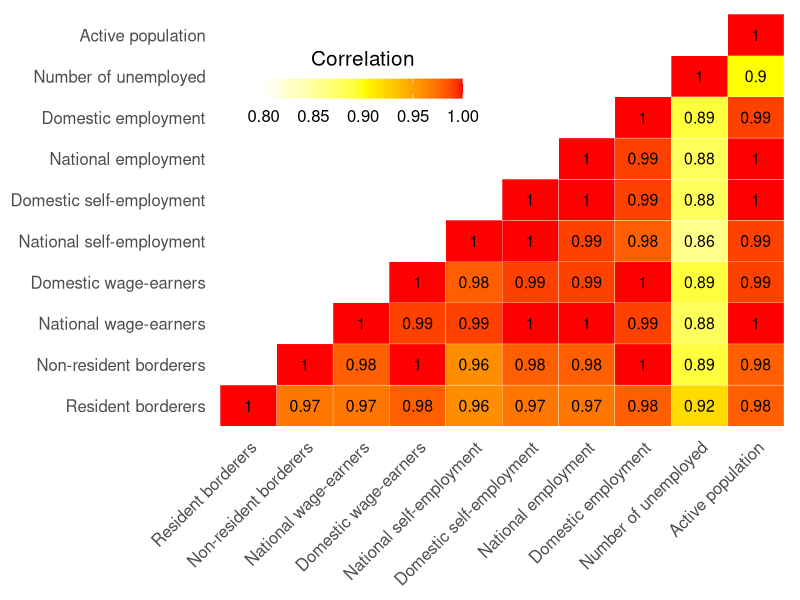
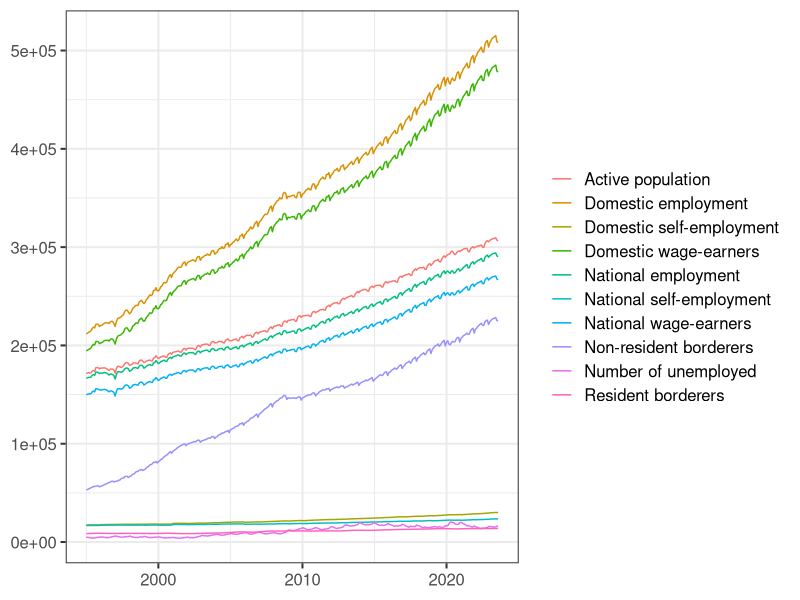
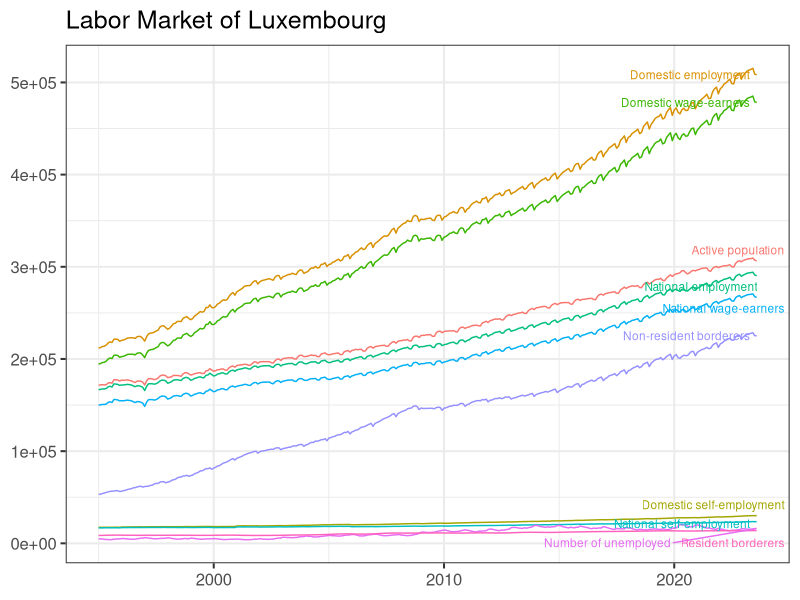
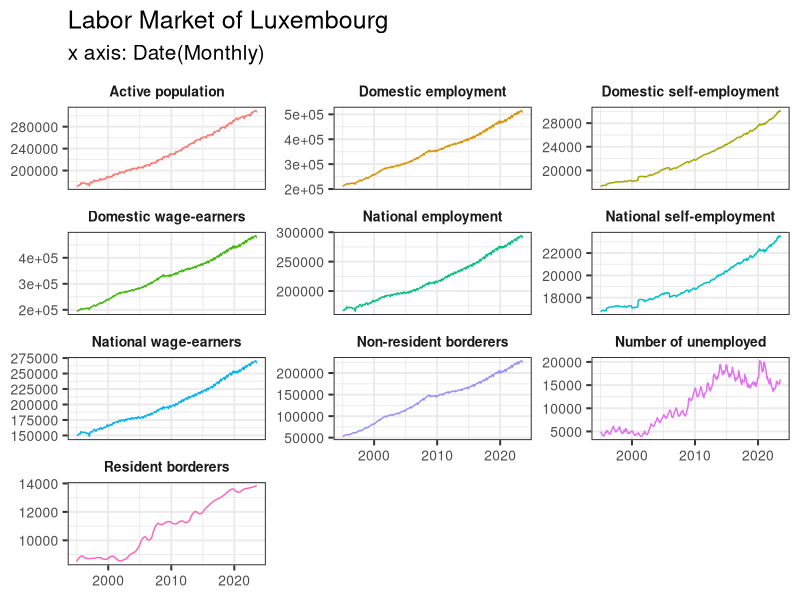
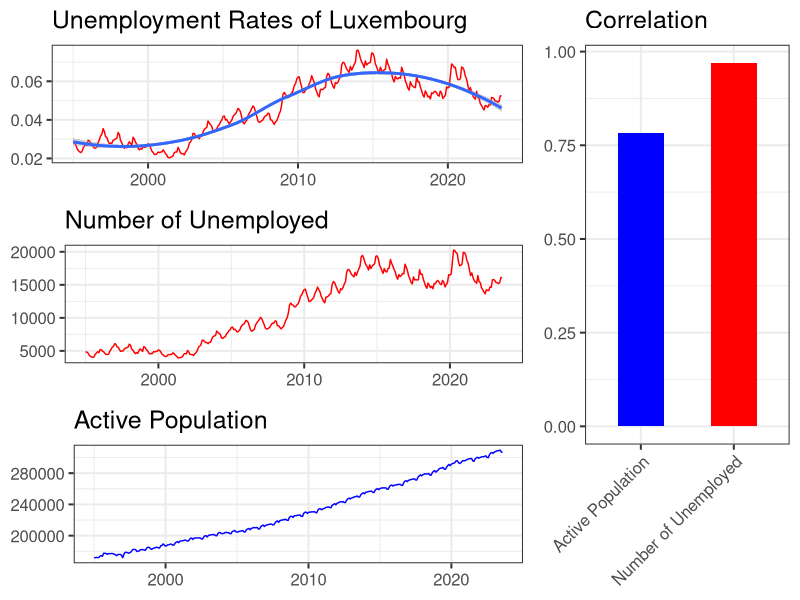
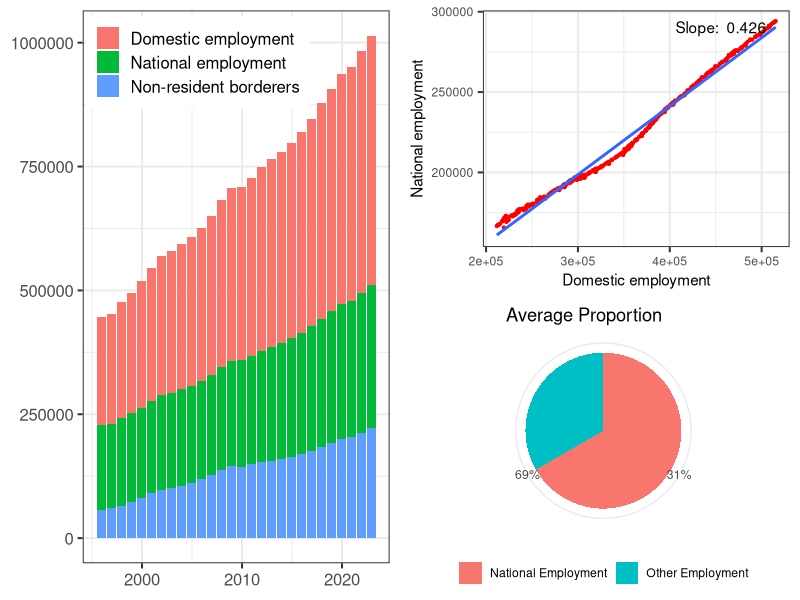
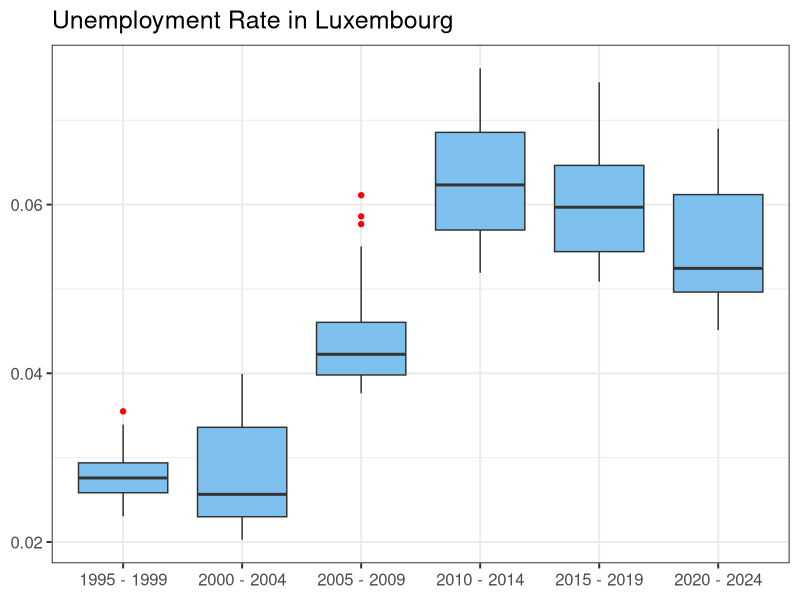

Generate these figures, in order, with R:
## ---- chunk 1
# Load libraries
library(openxlsx)

# Import Excel file data
df <- read.xlsx("data.xlsx")

# Rename columns
colnames(df) <- c("Date", "Resident borderers", "Non-resident borderers", "National wage-earners", "Domestic wage-earners", "National self-employment", "Domestic self-employment", "National employment", "Domestic employment", "Number of unemployed", "Active population")

# Convert date column to Date format
df$Date <- as.numeric(df$Date)
df$Date <- as.Date(df$Date, origin = "1899-12-30")

# Show first 10 rows
head(df, n = 10)
## ---- chunk 2
# Import libraries
library(ggplot2)
library(reshape2)

# Set the theme
theme_set(theme_bw( base_size = 15))

get_lower_tri<-function(cormat){
    cormat[upper.tri(cormat)] <- NA
    return(cormat)
  }

cormat <- round(cor(df[,-1]),2)    # Delete the DATE column
lower_tri <- get_lower_tri(cormat)
melted_cormat <- melt(lower_tri, na.rm = TRUE)

ggheatmap <- ggplot(data = melted_cormat, aes(x=Var1, y=Var2, fill=value)) + 
  geom_tile(color = "white") + 
  scale_fill_gradient2(limits = c(0.8, 1), low = "white", mid = "yellow", high = "red", midpoint = 0.9) + 
  labs(x = NULL, y = NULL, fill = "Correlation")

ggheatmap + 
geom_text(aes(Var1, Var2, label = value), color = "black", size = 4) +
theme(
  axis.title.x = element_blank(),
  axis.title.y = element_blank(),
  panel.grid.major = element_blank(),
  panel.border = element_blank(),
  panel.background = element_blank(),
  axis.ticks = element_blank(),
  legend.justification = c(1, 0),
  legend.position = c(0.45, 0.70),
  legend.direction = "horizontal")+
  guides(fill = guide_colorbar(barwidth = 10, barheight = 1,
                title.position = "top", title.hjust = 0.5)) + 
  theme(axis.text.x = element_text(angle = 45, hjust = 1))
## ---- chunk 3
df_rs <- read.xlsx("data_reshaped.xlsx")

# Rename columns
colnames(df_rs) <- c("Category", "Date","Value")

# Convert date column to Date format
df_rs$Date <- as.numeric(df_rs$Date)
df_rs$Date <- as.Date(df_rs$Date, origin = "1899-12-30")

# Show first 10 rows
head(df_rs, n = 10)
## ---- chunk 4
ggplot(df_rs, aes(x = Date, y = Value)) + 
  geom_line(aes(color = Category)) + 
  labs(x = NULL, 
       y = NULL, 
       color = NULL)
## ---- chunk 5
library(dplyr)
library(ggrepel)
data_ends <- df_rs |> filter(Date == "2023-08-01")

ggplot(df_rs, aes(x = Date, y = Value, color = Category, group = Category)) +
  geom_line() +
  geom_text_repel(
    aes(label = Category), data = data_ends, nudge_x = 0.35, size = 3
    ) + 
  labs(title = "Labor Market of Luxembourg",x=NULL, y=NULL) + 
  theme(legend.position = "none")
## ---- chunk 6
df_rs |>
  mutate(Date = as.Date(Date)) %>%
  ggplot(aes(x = Date, y = Value, colour = Category)) + 
  geom_line(aes( group = Category)) +
  labs(title = "Labor Market of Luxembourg",
       subtitle = "x axis: Date(Monthly)",
       fill = NULL,
       x = NULL,
       y = NULL) +
  facet_wrap(vars(Category), nrow = 4, scales = "free_y") +
  scale_x_date(labels = scales::date_format("%Y")) + 
  theme(strip.text = element_text(size = 10, face = "bold"),  
        strip.background = element_blank(),  
        legend.position = "none",  
        axis.text = element_text(size = 10))
## ---- chunk 7
# Calculate Unemployment rates
df_ur <- data.frame(
  Category = rep("Unemployment rate", 344),
  Date = df_rs[1:344, 2],
  Value = df_rs |> 
    filter(Category == "Number of unemployed") |>
    select(Value) / df_rs |>
    filter(Category == "Active population") |>
    select(Value)
)

df_rs <- rbind(df_rs, df_ur)
## ---- chunk 8
library(gridExtra)

# Plot of Unemployment rate
g1 <- df_rs |> 
  filter(Category == "Unemployment rate") |>
  ggplot(aes(x = Date, y = Value)) + 
  geom_line(color = "red") + 
  geom_smooth() + 
  labs(title = "Unemployment Rates of Luxembourg",
       x = NULL,
       y = NULL) +
  theme(legend.position = "none")

g2 <- df |> 
  ggplot(aes(x = Date)) + 
  geom_line(aes(y = `Number of unemployed`), color = "red") + 
  labs(title = "Number of Unemployed",
       x = NULL,
       y = NULL,
       color = NULL)

g3 <- df |> 
  ggplot(aes(x = Date)) + 
  geom_line(aes(y = `Active population`), color = "blue") + 
  labs(title = "Active Population",
       x = NULL,
       y = NULL,
       color = NULL)

cor_nue <- cor(df_rs[df_rs$Category== "Unemployment rate",3],df_rs[df_rs$Category== "Number of unemployed",3])
cor_ac <- cor(df_rs[df_rs$Category== "Unemployment rate",3],df_rs[df_rs$Category== "Active population",3])
df_cor <- data.frame(
  Category = c("Active Population", "Number of Unemployed"),
  cor = c(cor_ac, cor_nue)
)
g4 <- ggplot(df_cor, aes(x = Category, y = cor, fill = Category)) +
  geom_col(width = 0.5) +
  labs(title = "Correlation",
       x = NULL,
       y = NULL) + 
   theme(legend.position = "none") +
   theme(axis.text.x = element_text(angle = 45, hjust = 1)) + 
  scale_fill_manual(values = c("Active Population" = "blue", "Number of Unemployed" = "red"))

grid.arrange(
  g1, g2, g3, g4,
  layout_matrix = rbind(c(1,1,4), c(2,2,4), c(3,3,4)),  # Specify the layout matrix
  ncol = 3
)
## ---- chunk 9
library(lubridate)
library(tidyr)
library(scales)

# Create a new data frame containing annual data.
df |>
  pivot_longer(
    cols = c(
      "Non-resident borderers",
      "National employment",
      "Domestic employment"
    ),
    names_to = "Categories",
    values_to = "Values"
  ) |>
  filter(month(Date) == 12) -> df_an

g1 <- ggplot(df_an) +
  geom_col(aes(x = Date,
               y = Values,
               fill = Categories)) + 
  labs(title = NULL, 
       x = NULL,
       y = NULL,
       fill = NULL) + 
  theme(legend.position = c(0.01, 0.99), legend.justification = c(0, 1))

mdl <- lm(`National employment` ~ `Domestic employment`, data = df)
slope <- coef(mdl)[2]

g2 <- df |> 
  ggplot(aes(x = `Domestic employment`, y = `National employment`)) +
  geom_point(color = "red", size = 0.8) +
  geom_smooth(method = "lm", se = TRUE) +  # Add linear regression line
  annotate("text", x = max(df$`Domestic employment`) - 10000, y = max(df$`National employment`), 
           label = paste("Slope: ", round(slope, 3)),
           hjust = 1, vjust = 1) +
  labs(x = "Domestic employment",
       y = "National employment") + 
  theme(text = element_text(size = 11))

na_prop <- mean(df$`National employment` / df$`Domestic wage-earners`)
ot_prop <- 1 - na_prop

df_prop <- data.frame(
  Category = c("National Employment", "Other Employment"),
  prop = c(na_prop, ot_prop)
)

na_prop <- mean(df$`National employment` / df$`Domestic wage-earners`)
ot_prop <- 1 - na_prop

df_prop <- data.frame(
  Category = c("National Employment", "Other Employment"),
  prop = c(percent(na_prop, accuracy = 1), percent(ot_prop, accuracy = 1))
)

g3 <- ggplot(df_prop, aes(x = "", y = prop, fill = Category)) +
  geom_col() +
  geom_text(aes(label = ""),
            position = position_stack(vjust = 0.5)) +
  coord_polar(theta = "y") + 
  labs(title = "Average Proportion",
       fill = NULL,
       x = NULL,
       y = NULL) + 
  theme_minimal() +
  theme(legend.position = "bottom")

grid.arrange(
  g1, g2, g3,
  layout_matrix = rbind(c(1,2), c(1,3)),
  ncol = 2
)
## ---- chunk 10
library(scales)

na_prop <- mean(df$`National employment` / df$`Domestic wage-earners`)
ot_prop <- 1 - na_prop

df_prop <- data.frame(
  Category = c("National Employment", "Other Employment"),
  prop = c(percent(na_prop, accuracy = 1), percent(ot_prop, accuracy = 1))
)

g3 <- ggplot(df_prop, aes(x = "", y = prop, fill = Category)) +
  geom_col() +
  geom_text(aes(label = ""),
            position = position_stack(vjust = 0.5)) +
  coord_polar(theta = "y") + 
  labs(title = "Average Proportion",
       fill = NULL,
       x = NULL,
       y = NULL) + 
  theme_minimal() +
  theme(legend.position = "bottom")

## ---- chunk 11
# Box Plot
df$`Unemployment rate` <- df$`Number of unemployed` / df$`Active population`

df |> 
  ggplot(aes(x = cut(Date, breaks = "5 years"), y = `Unemployment rate`, group = cut(Date, breaks = "5 years"))) + 
  geom_boxplot(fill = "skyblue2", outlier.color="red") + 
  scale_x_discrete(labels = function(x) {
    interval_start <- as.Date(x, format = "%Y-%m-%d")
    interval_end <- interval_start + lubridate::years(5) - lubridate::days(1)
    sprintf("%s - %s", format(interval_start, "%Y"), format(interval_end, "%Y"))
  }) +
  labs(title = "Unemployment Rate in Luxembourg", 
       x = NULL, 
       y = NULL)
